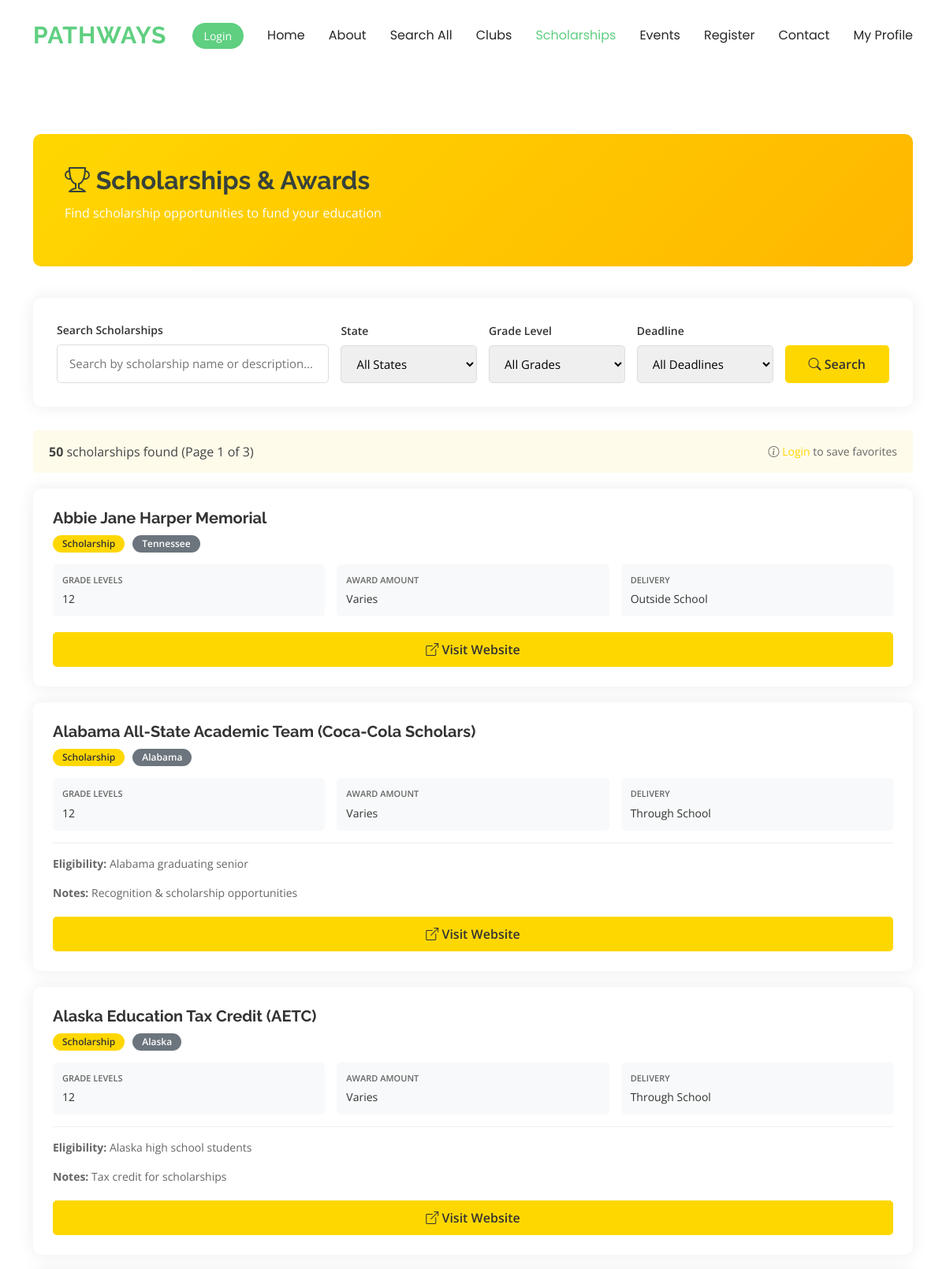
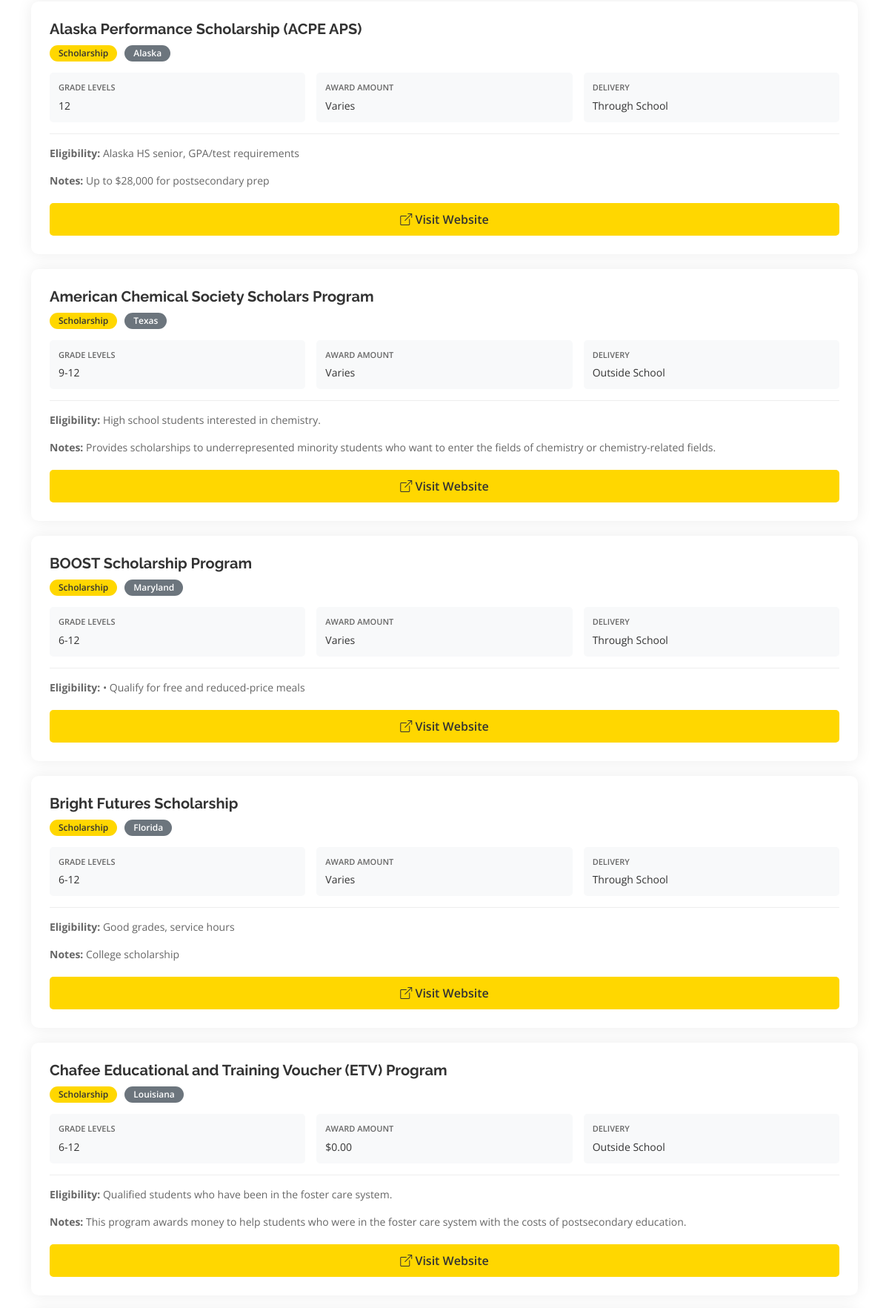
Page /scholarships.php (upper part) on the committed database (2 pictures, top to bottom).
### tables this page shows
CREATE TABLE `pathways_opportunities` (
  `id` int(11) NOT NULL,
  `display_name` varchar(255) DEFAULT NULL,
  `state` varchar(100) NOT NULL,
  `program_name` varchar(255) NOT NULL,
  `grade_levels` varchar(100) DEFAULT NULL,
  `eligibility` text DEFAULT NULL,
  `cost_funding` decimal(10,2) DEFAULT NULL,
  `deadlines` date DEFAULT NULL,
  `website_link` varchar(500) DEFAULT NULL,
  `category` varchar(100) DEFAULT NULL,
  `field` varchar(100) DEFAULT NULL,
  `delivery_context` varchar(100) DEFAULT NULL,
  `notes` text DEFAULT NULL,
  `created_at` timestamp NOT NULL DEFAULT current_timestamp(),
  `updated_at` timestamp NOT NULL DEFAULT current_timestamp() ON UPDATE current_timestamp()
);

### scholarships.php (the view, shortened to what this page needs)
<?php
$is_logged_in = isset($_SESSION['logged_in']) && $_SESSION['logged_in'] === true;
$conn = getDBConnection();
$search_keyword = isset($_GET['keyword']) ? trim($_GET['keyword']) : '';
$search_grade = isset($_GET['grade']) ? trim($_GET['grade']) : '';
$page = isset($_GET['page']) ? max(1, (int)$_GET['page']) : 1;
$per_page = 20;
$offset = ($page - 1) * $per_page;
$sql = "SELECT po.*, ";
if ($is_logged_in) {
    $sql .= "(SELECT COUNT(*) FROM saved_opportunities WHERE user_id = ? AND opportunity_id = po.id) as is_saved ";
} else {
    $sql .= "0 as is_saved ";
}
$sql .= "FROM pathways_opportunities po WHERE po.category = 'Scholarship'";
$params = [];
$types = "";
$sql .= " ORDER BY po.deadlines ASC, po.program_name LIMIT ? OFFSET ?";
$stmt = $conn->prepare($sql);
$params[] = $per_page;
$params[] = $offset;
$types .= "ii";
if (!empty($params)) {
    $stmt->bind_param($types, ...$params);
}
$stmt->execute();
$result = $stmt->get_result();
$opportunities = [];
if (!empty($search_grade)) {
    $grade_num = (int)$search_grade;
    while ($row = $result->fetch_assoc()) {
        if (grade_matches($row['grade_levels'], $grade_num)) {
            $opportunities[] = $row;
        }
    }
} else {
    while ($row = $result->fetch_assoc()) {
        $opportunities[] = $row;
    }
}
$count_sql = "SELECT COUNT(*) as total FROM pathways_opportunities po WHERE po.category = 'Scholarship'";
$count_params = [];
$count_types = "";
$count_stmt = $conn->prepare($count_sql);
$count_stmt->execute();
$count_result = $count_stmt->get_result();
if (!empty($search_grade)) {
    $temp_count = 0;
    $grade_num = (int)$search_grade;
    $temp_sql = str_replace("COUNT(*) as total", "*", $count_sql);
    $temp_stmt = $conn->prepare($temp_sql);
    if (!empty($count_params)) {
        $temp_stmt->bind_param($count_types, ...$count_params);
    }
    $temp_stmt->execute();
    $temp_result = $temp_stmt->get_result();
    while ($row = $temp_result->fetch_assoc()) {
        if (grade_matches($row['grade_levels'], $grade_num)) {
            $temp_count++;
        }
    }
    $total_results = $temp_count;
    $temp_stmt->close();
} else {
    $total_results = $count_result->fetch_assoc()['total'];
}
$total_pages = ceil($total_results / $per_page);
?>
<!DOCTYPE html>
<html lang="en">
<head>
  <link href="assets/vendor/bootstrap/css/bootstrap.min.css" rel="stylesheet">
  <link href="assets/vendor/bootstrap-icons/bootstrap-icons.css" rel="stylesheet">
  <link href="assets/vendor/aos/aos.css" rel="stylesheet">
  <link href="assets/css/main.css" rel="stylesheet">
</head>
<body>
<?php include('components/header.php'); ?>
<main class="main">
  <section class="search-section">
    <div class="container">
      <div class="search-header" data-aos="fade-down">
        <h1><i class="bi bi-trophy"></i> Scholarships & Awards</h1>
        <p>Find scholarship opportunities to fund your education</p>
      </div>
      <div class="search-box" data-aos="fade-up">
        <form method="GET" action="">
          <div class="filter-row">
            <div class="form-group">
              <label for="keyword">Search Scholarships</label>
              <input type="text" id="keyword" name="keyword" placeholder="Search by scholarship name or description..." value="<?php echo htmlspecialchars($search_keyword); ?>">
            </div>
            <div class="form-group">
              <label for="state">State</label>
              <select id="state" name="state">
                <option value="">All States</option>
              </select>
            </div>
            <div class="form-group">
              <label for="grade">Grade Level</label>
              <select id="grade" name="grade">
                <option value="">All Grades</option>
              </select>
            </div>
            <div class="form-group">
              <label for="deadline">Deadline</label>
              <select id="deadline" name="deadline">
                <option value="">All Deadlines</option>
              </select>
            </div>
            <div class="form-group">
              <label>&nbsp;</label>
              <button type="submit" class="btn-search"><i class="bi bi-search"></i> Search</button>
            </div>
          </div>
        </form>
      </div>
      <div class="results-info">
        <div><strong><?php echo $total_results; ?></strong> scholarships found<?php if ($total_pages > 1): ?> (Page <?php echo $page; ?> of <?php echo $total_pages; ?>)<?php endif; ?></div>
        <?php if (!$is_logged_in): ?><div style="font-size:14px;color:#666"><i class="bi bi-info-circle"></i> <a href="login-page.php" style="color:#ffd700;text-decoration:none">Login</a> to save favorites</div><?php endif; ?>
      </div>
      <?php if (count($opportunities) > 0): ?>
        <?php foreach ($opportunities as $opp): ?>
          <div class="opportunity-card" data-aos="fade-up">
            <h3 class="opportunity-title"><?php echo htmlspecialchars($opp['program_name']); ?></h3>
            <div class="opportunity-badges">
              <span class="badge badge-category">Scholarship</span>
              <span class="badge badge-state"><?php echo htmlspecialchars($opp['state']); ?></span>
            </div>
            <div class="opportunity-details">
              <div class="detail-item">
                <label>Grade Levels</label>
                <div class="value"><?php echo htmlspecialchars($opp['grade_levels'] ?: 'Not specified'); ?></div>
              </div>
              <div class="detail-item">
                <label>Award Amount</label>
                <div class="value"><?php echo $opp['cost_funding'] ? '$' . number_format($opp['cost_funding'], 2) : 'Varies'; ?></div>
              </div>
              <div class="detail-item">
                <label>Delivery</label>
                <div class="value"><?php echo htmlspecialchars($opp['delivery_context'] ?: 'Not specified'); ?></div>
              </div>
            </div>
            <?php if ($opp['eligibility'] || $opp['notes']): ?>
            <div class="opportunity-description">
              <?php if ($opp['eligibility']): ?><p><strong>Eligibility:</strong> <?php echo htmlspecialchars($opp['eligibility']); ?></p><?php endif; ?>
              <?php if ($opp['notes']): ?><p><strong>Notes:</strong> <?php echo htmlspecialchars($opp['notes']); ?></p><?php endif; ?>
            </div>
            <?php endif; ?>
            <div class="opportunity-actions">
              <?php if ($opp['website_link']):
                $website_url = $opp['website_link'];
                if (!preg_match("~^(?:f|ht)tps?://~i", $website_url)) {
                    $website_url = "https://" . $website_url;
                }
              ?>
              <a href="<?php echo htmlspecialchars($website_url); ?>" target="_blank" class="btn-visit"><i class="bi bi-box-arrow-up-right"></i> Visit Website</a>
              <?php endif; ?>
            </div>
          </div>
        <?php endforeach; ?>
      <?php endif; ?>
    </div>
  </section>
</main>
</body>
</html>

### assets/css/main.css (style rules this page uses)
:root { --default-font: "Open Sans", system-ui, -apple-system, "Segoe UI", Roboto, "Helvetica Neue", Arial, "Noto Sans", "Liberation Sans", sans-serif, "Apple Color Emoji", "Segoe UI Emoji", "Segoe UI Symbol", "Noto Color Emoji"; --heading-font: "Raleway", sans-serif; --nav-font: "Poppins", sans-serif; }
:root { --background-color: #ffffff; --default-color: #444444; --heading-color: #37423b; --accent-color: #5fcf80; --surface-color: #ffffff; --contrast-color: #ffffff; }
:root { --nav-color: #272828; --nav-hover-color: #5fcf80; --nav-mobile-background-color: #ffffff; --nav-dropdown-background-color: #ffffff; --nav-dropdown-color: #272828; --nav-dropdown-hover-color: #5fcf80; }
:root { scroll-behavior: smooth; }
body { color: var(--default-color); background-color: var(--background-color); font-family: var(--default-font); }
a { color: var(--accent-color); text-decoration: none; transition: 0.3s; }
h1, h2, h3, h4, h5, h6 { color: var(--heading-color); font-family: var(--heading-font); }
section, .section { color: var(--default-color); background-color: var(--background-color); padding: 60px 0; scroll-margin-top: 900px; overflow: clip; }

### scholarships.php (style rules this page uses)
.search-section { padding:80px 0 60px;min-height:100vh }
.search-header { background:linear-gradient(135deg,#ffd700 0%,#ffb700 100%);color:white;padding:40px;border-radius:10px;margin-bottom:40px }
.search-header h1 { margin:0 0 10px 0;font-size:32px;font-weight:700 }
.search-box { background:white;padding:30px;border-radius:10px;box-shadow:0 0 20px rgba(0,0,0,0.08);margin-bottom:30px }
.filter-row { display:grid;grid-template-columns:2fr 1fr 1fr 1fr auto;gap:15px;align-items:end }
.form-group { margin-bottom:0 }
.form-group label { display:block;margin-bottom:8px;color:#333;font-weight:600;font-size:14px }
.form-group input,.form-group select { width:100%;padding:12px 15px;border:1px solid #ddd;border-radius:5px;font-size:15px }
.btn-search { padding:12px 30px;background:#ffd700;color:#333;border:none;border-radius:5px;font-weight:600;cursor:pointer;transition:background 0.3s }
.results-info { display:flex;justify-content:space-between;align-items:center;margin-bottom:20px;padding:15px 20px;background:#fffbea;border-radius:5px }
.opportunity-card { background:white;padding:25px;border-radius:10px;box-shadow:0 0 20px rgba(0,0,0,0.08);margin-bottom:20px;transition:transform 0.3s,box-shadow 0.3s;position:relative }
.opportunity-title { font-size:20px;font-weight:700;color:#333;margin:0 60px 10px 0 }
.opportunity-badges { display:flex;gap:10px;flex-wrap:wrap;margin-bottom:15px }
.badge { padding:5px 12px;border-radius:20px;font-size:12px;font-weight:600 }
.badge-category { background:#ffd700;color:#333 }
.badge-state { background:#6c757d;color:white }
.opportunity-details { display:grid;grid-template-columns:repeat(auto-fit,minmax(200px,1fr));gap:15px;margin-top:15px }
.detail-item { padding:12px;background:#f8f9fa;border-radius:5px }
.detail-item label { display:block;font-size:11px;color:#666;font-weight:600;margin-bottom:5px;text-transform:uppercase }
.detail-item .value { color:#333;font-size:14px }
.opportunity-description { margin-top:15px;padding-top:15px;border-top:1px solid #eee;color:#666;font-size:14px }
.opportunity-actions { margin-top:20px;display:flex;gap:10px }
.btn-visit { flex:1;padding:10px 20px;background:#ffd700;color:#333;text-decoration:none;border-radius:5px;text-align:center;font-weight:600;transition:background 0.3s;display:inline-block }

### rows in the picture
pathways_opportunities: program_name "Abbie Jane Harper Memorial", state "Tennessee", grade_levels "12", shows "Varies", delivery_context "Outside School"
pathways_opportunities: program_name "Alabama All-State Academic Team (Coca-Cola Scholars)", state "Alabama", grade_levels "12", shows "Varies", delivery_context "Through School", eligibility "Alabama graduating senior", notes "Recognition & scholarship opportunities"
pathways_opportunities: program_name "Alaska Education Tax Credit (AETC)", state "Alaska", grade_levels "12", shows "Varies", delivery_context "Through School", eligibility "Alaska high school students", notes "Tax credit for scholarships"
pathways_opportunities: program_name "Alaska Performance Scholarship (ACPE APS)", state "Alaska", grade_levels "12", shows "Varies", delivery_context "Through School", eligibility "Alaska HS senior, GPA/test requirements", notes "Up to $28,000 for postsecondary prep"
pathways_opportunities: program_name "American Chemical Society Scholars Program", state "Texas", grade_levels "9-12", shows "Varies", delivery_context "Outside School", eligibility "High school students interested in chemistry.", notes "Provides scholarships to underrepresented minority students who want to enter the fields of chemistry or chemistry-related fields."
pathways_opportunities: program_name "BOOST Scholarship Program", state "Maryland", grade_levels "6-12", shows "Varies", delivery_context "Through School", eligibility "• Qualify for free and reduced-price meals"
pathways_opportunities: program_name "Bright Futures Scholarship", state "Florida", grade_levels "6-12", shows "Varies", delivery_context "Through School", eligibility "Good grades, service hours", notes "College scholarship"
pathways_opportunities: program_name "Chafee Educational and Training Voucher (ETV) Program", state "Louisiana", grade_levels "6-12", cost_funding "0.00", delivery_context "Outside School", eligibility "Qualified students who have been in the foster care system.", notes "This program awards money to help students who were in the foster care system with the costs of postsecondary education."

### other values in the picture
$total_results "50"
$page "1"
$total_pages "3"
